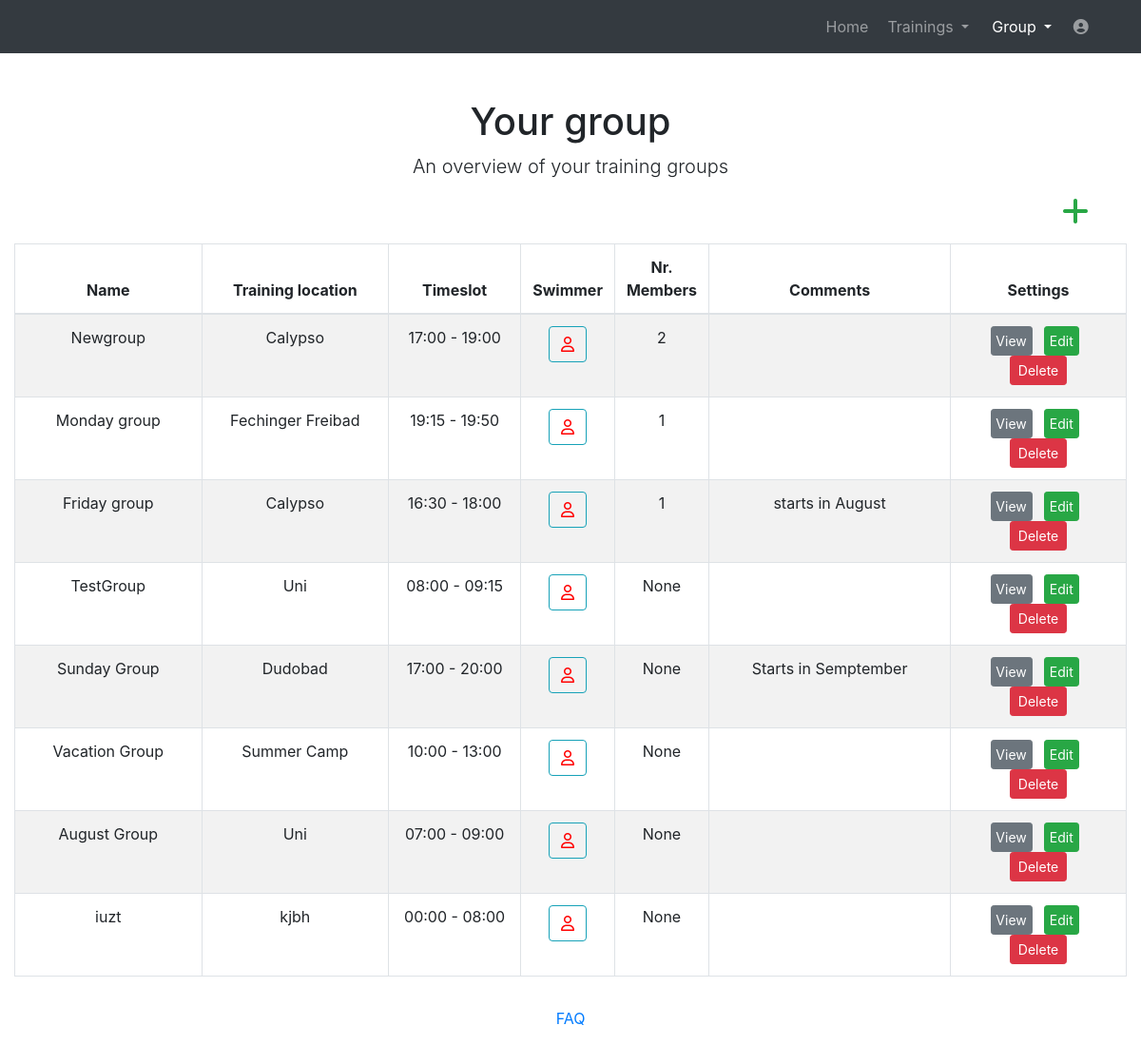
The page /website/group (signed in) on the database as committed earlier.
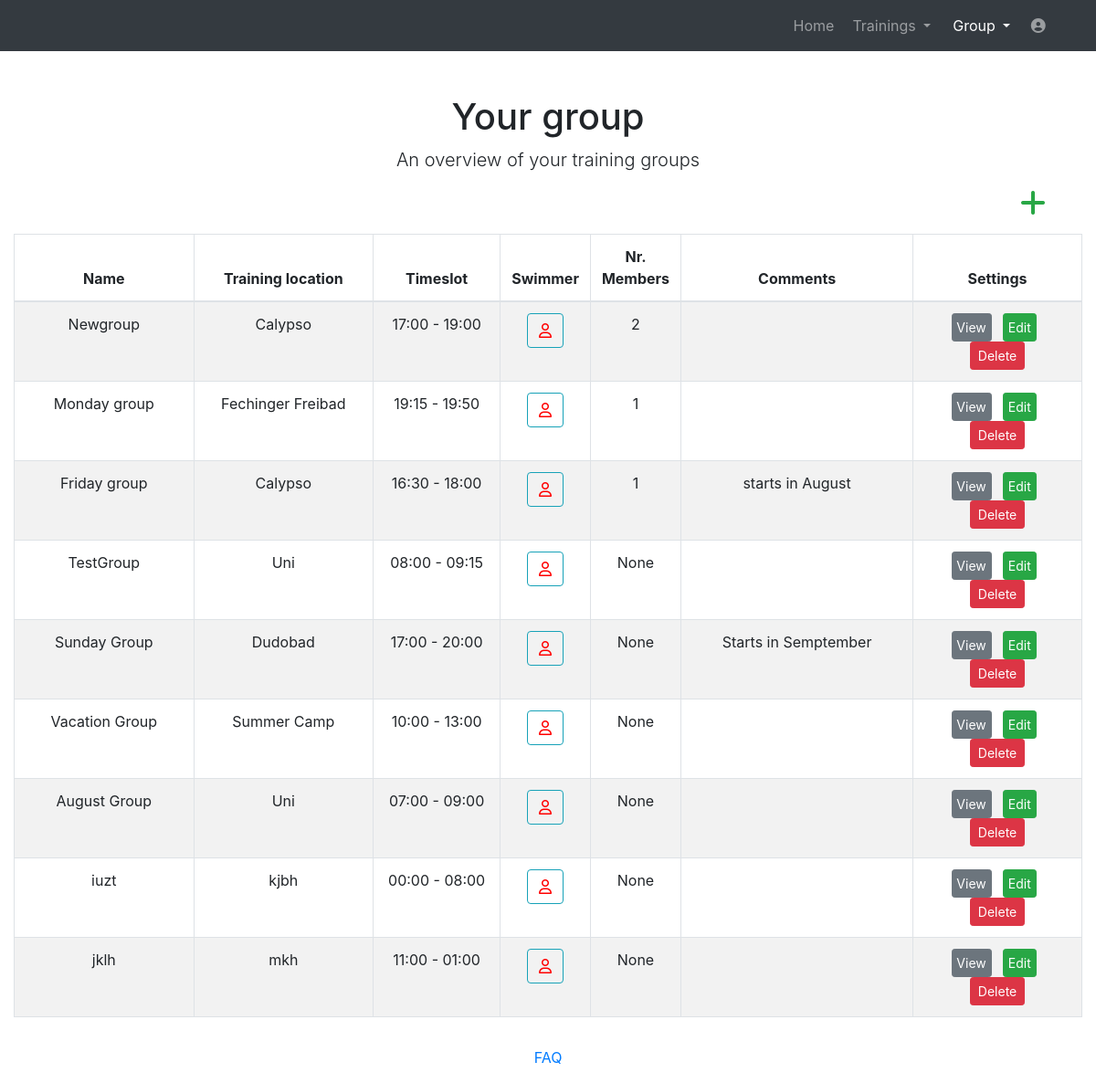
The same page on the database as committed later.
### website/models.py (models this page shows)
class Group(models.Model):
    name = models.CharField(max_length=30)
    num = models.IntegerField(default=0)
    starttime = models.CharField(max_length=25, default='')
    endtime = models.CharField(max_length=25, default='')
    comments = models.CharField(max_length=828, null=True)
    place = models.CharField(max_length=255, null=True)
    user = models.ForeignKey(User, on_delete=models.CASCADE)

### website/views_loggedin.py (the view)
# urls.py: path('group', views_loggedin.group, name='group'),
@login_required
def group(request):
    user = request.user
    array = defaultdict(list)
    numarr = defaultdict(list)
    group = Group.objects.filter(user=user)
    for g in group:
        if RelationsSwimGroup.objects.filter(group=g, user= user).exists():
            relationgroup = RelationsSwimGroup.objects.filter(group=g, user=user)
            number = RelationsSwimGroup.objects.filter(group=g, user=user).count()
            numarr[g.pk].append(number)
            for r in relationgroup:
                bla = (r.swimmer.first_name, r.swimmer.last_name)
                blanew = " ".join(bla)
                array[g.pk].append(blanew)
    arraydict = dict(array)  # transform defaultdict to dict
    numarrdict = dict(numarr)  # transform defaultdict to dict
    return render(request, 'group.html', context={'group': group, 'array': arraydict, 'number': numarrdict})

### website/views_loggedin.py (called while the page is built)
@register.filter(name='dict_key')
def dict_key(d, k):
    return d.get(k)

### templates/group.html (shortened to what this page needs)
<!DOCTYPE html>
<html lang="en">
<head>
  {% load static %}
  <link href="{% static 'vendor/bootstrap/css/bootstrap.min.css' %}" rel="stylesheet">
  <link media="screen" href="{% static 'css/plan.css' %}" rel="stylesheet">
  <link href="{% static 'vendor/fontawesome-free/css/all.min.css' %}" rel="stylesheet" type="text/css">
  <link href="//netdna.bootstrapcdn.com/font-awesome/3.2.1/css/font-awesome.css" rel="stylesheet">
  <link rel="stylesheet" href="https://cdnjs.cloudflare.com/ajax/libs/font-awesome/4.7.0/css/font-awesome.min.css">
<body>
  <nav class="navbar navbar-expand-lg navbar-dark bg-dark static-top">
    <div class="container">
      <div class="collapse navbar-collapse" id="navbarResponsive">
        <ul class="navbar-nav ml-auto">
          <li class="nav-item ">
            <a class="nav-link" href="home">Home</a>
          </li>
		  <li class="nav-item dropdown no-arrow mx-1">
			<a class="nav-link dropdown-toggle" href="#" id="messagesDropdown" role="button" data-toggle="dropdown" aria-haspopup="true" aria-expanded="false">
					Trainings
			</a>
		  </li>
          <li class="nav-item dropdown no-arrow mx-1 active">
			<a class="nav-link dropdown-toggle" href="#" id="messagesDropdown" role="button" data-toggle="dropdown" aria-haspopup="true" aria-expanded="false">
					Group
			</a>
		  </li>
		   <li class="nav-item dropdown no-arrow">
			<a class="nav-link " href="#" id="userDropdown" role="button" data-toggle="dropdown" aria-haspopup="true" aria-expanded="false">
			  <i class="fas fa-user-circle fa-fw"></i>
			</a>
		  </li>
        </ul>
      </div>
    </div>
  </nav>
  <div class="container">
    <div class="row">
      <div class="col-lg-12 text-center">
        <h1 class="mt-5">Your group</h1>
        <p class="lead">An overview of your training groups</p>
      </div>
    </div>
  </div>
    <div class="container" style="max-width: 1340px;">
    {% include 'grouptablenew.html' %}
  </div>
    <footer class="page-footer font-small blue">
      <div class="footer-copyright text-center py-3">
        <a href="help"> FAQ</a>
      </div>
    </footer>
</body>
</html>

### templates/grouptablenew.html (shortened to what this page needs)
{% load static %}
    <div>
      <div >
        <div id="table" class="table-editable">
          <span class="table-add float-right mb-3 mr-2">
              <a href="{% url 'newgroup' %}" class="text-success" style="margin-right: 2.0rem !important;">
                <i class="fas fa-plus fa-2x" aria-hidden="true"></i>
              </a>
          </span>
          <table id="mytable" class="table table-bordered table-responsive-md table-striped text-center">
            <thead>
              <tr>
                <th class="text-center" style="width:17%;">Name</th>
                <th class="text-center" style="width:17%;">Training location</th>
                  <th class="text-center" style="width:12%;">Timeslot</th>
                <th class="text-center" style="width:8%;">Swimmer</th>
                <th class="text-center" style="width:8%;">Nr. Members</th>
                <th class="text-center" style="width:22%;">Comments</th>
                <th class="text-center" style="width:16%;">Settings</th>
              </tr>
            </thead>
            <tbody>
             {% for b in group %}
              <tr>
                <td>{{ b.name}}</td>
                <td>{{ b.place }}</td>
                <td>{{b.starttime}} - {{b.endtime}}</td>
                <td>
                    <div>
                       <a class="btn btn-outline-info" data-toggle="modal" data-target="#exampleModal{{b.pk}}"><i class="fa fa-user-o" style="color:red;"></i></a>
                    </div>
                </td>
                <td>{{number|dict_key:b.pk|join:", " }}</td>
                <td>{{ b.comments}}</td>
                <td>
                  <a href="{% url 'showgroup' group_id=b.pk %}" class="btn btn-secondary btn-rounded btn-sm my-0" style="padding-left: 3%; padding-right:3%; margin-right:5%;" >View</a>
                  <a href="{% url 'altergroup' group_id=b.pk %}" class="btn btn-success btn-rounded btn-sm my-0" style="padding-left: 3%; padding-right:3%; margin-right:5%;" >Edit</a>
                  <span>
                    <a href="" class="btn btn-danger btn-rounded btn-sm my-0"  data-toggle="modal" data-target="#deleteModal{{b.pk}}" >Delete</a>
                  </span>
                </td>
              </tr>
             {% endfor %}
            </tbody>
          </table>
        </div>
      </div>
    </div>

Rows that differ between the two databases and show on the page:
added Group: name "jklh", place "mkh", starttime "11:00", endtime "01:00", id "None"
